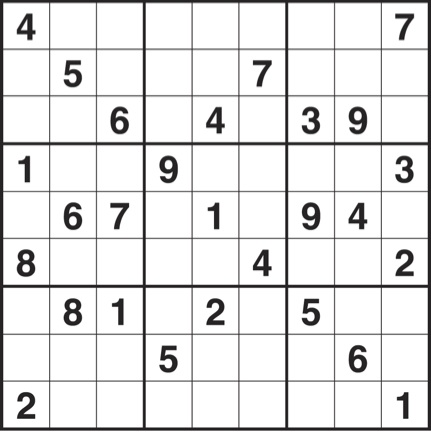
#> input picture classic_observer/killer_sudoku_20.jpg, 431 x 437 px
$ python debug_borders.py ../../classic_observer/killer_sudoku_20.jpg
#> lines starting #> are read from the running program, lines starting #| are printed output that depends on the picture; after the words box and inside, x2 and y2 are one past the last pixel; in counts of white or black regions, pixels touching at a corner belong together
### killer_sudoku/image/grid_location.py
"""Grid location functions for killer sudoku puzzle images.

Uses contour detection to locate the 9x9 sudoku grid in a photograph,
returning the four corner points for perspective transform.
"""

import logging
from pathlib import Path
from typing import Any

import cv2
import numpy as np
import numpy.typing as npt

from killer_sudoku.image.config import GridLocationConfig

_log = logging.getLogger(__name__)


def get_gry_img(
    f: Path,
    resolution: int,
) -> tuple[npt.NDArray[np.uint8], npt.NDArray[np.uint8]]:
    """Read a puzzle image file and prepare it for grid detection.

    Scales the image up until it meets the minimum resolution, then adds a
    black border to ensure contours near image edges are fully enclosed.

    Args:
        f: Path to the image file.
        resolution: Minimum pixel dimension required (9 * subres).

    Returns:
        (gry, img) — grayscale image and original BGR image with black border.
    """
#> called with resolution = 1152
    raw = cv2.imread(str(f))
#> raw is the input picture: shape (437, 431, 3); mean B, G, R 229.1, 228.9, 229.2
    if raw is None:
        raise FileNotFoundError(f"Could not read image: {f}")
    imga: npt.NDArray[np.uint8] = np.asarray(raw, dtype=np.uint8)
    while imga.shape[0] < resolution or imga.shape[1] < resolution:
        imga = np.asarray(cv2.pyrUp(imga), dtype=np.uint8)
#> this loop made 2 passes
#> pass 1, in get_gry_img, `imga = np.asarray(cv2.pyrUp(imga), dtype=np.uint8)`:
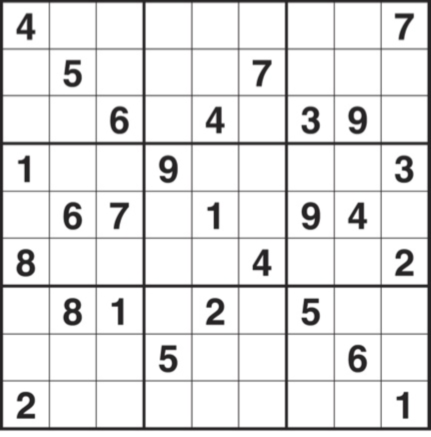
#> imga: shape (874, 862, 3) (shown at 1/2 size); mean B, G, R 229.2, 229.1, 229.3
    blank = np.zeros((imga.shape[0] + 6, imga.shape[1] + 6, 3), np.uint8)
    img: npt.NDArray[np.uint8] = np.asarray(cv2.bitwise_not(blank), dtype=np.uint8)
#> blank: shape (1754, 1730, 3); every value is 0
    img[3 : 3 + imga.shape[0], 3 : imga.shape[1] + 3] = imga
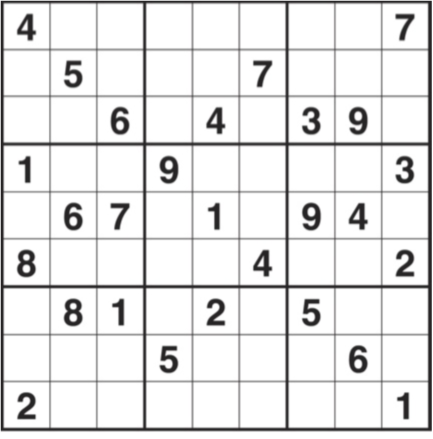
#> img: shape (1754, 1730, 3) (shown at 1/4 size); mean B, G, R 229.5, 229.4, 229.6
    gry: npt.NDArray[np.uint8] = np.asarray(
        cv2.cvtColor(img, cv2.COLOR_BGR2GRAY), dtype=np.uint8
    )
    return gry, img


def _contour_quad(
    blk: npt.NDArray[np.uint8],
    min_aspect: float = 0.5,
) -> npt.NDArray[np.float32] | None:
    """Find the grid rectangle via contour detection.

    Finds all external contours in the binary image, then scans the largest
    ones for a quadrilateral with approximately square aspect ratio.  The
    outer border of the grid is a thick continuous rectangle and is typically
    the largest connected dark region in the image.

    Corner ordering follows cv2.getPerspectiveTransform convention:
    rect[0]=TL, rect[1]=TR, rect[2]=BR, rect[3]=BL.  Corners are sorted by
    the sum (x+y) and difference (y-x) of their coordinates:
    TL has the smallest sum, BR the largest, TR the smallest difference,
    and BL the largest difference.

    Returns None when no suitable quadrilateral is found (e.g. the outer
    border has gaps, or a large non-grid dark region dominates the image).

    Args:
        blk: Binary image (255 = dark/candidate pixels, 0 = background).
        min_aspect: Minimum short-side / long-side ratio to accept as valid.

    Returns:
        (4, 2) float32 corner array [TL, TR, BR, BL], or None if not found.
    """
    contours_raw: Any
    contours_raw, _ = cv2.findContours(blk, cv2.RETR_EXTERNAL, cv2.CHAIN_APPROX_SIMPLE)
    contours: list[Any] = sorted(contours_raw, key=cv2.contourArea, reverse=True)
    for c in contours[:10]:
        peri = cv2.arcLength(c, True)
        approx: Any = cv2.approxPolyDP(c, 0.02 * peri, True)
        if len(approx) != 4:
            continue
        pts: npt.NDArray[np.float32] = np.asarray(approx, dtype=np.float32).reshape(
            4, 2
        )
        s = pts.sum(axis=1)
        d = np.diff(pts, axis=1).ravel()  # y - x per point
        rect = np.zeros((4, 2), dtype=np.float32)
        rect[0] = pts[int(np.argmin(s))]  # TL: smallest x+y
        rect[1] = pts[int(np.argmin(d))]  # TR: smallest y-x (= largest x-y)
        rect[2] = pts[int(np.argmax(s))]  # BR: largest x+y
        rect[3] = pts[int(np.argmax(d))]  # BL: largest y-x
        w = float(np.linalg.norm(rect[1] - rect[0]))
        h = float(np.linalg.norm(rect[3] - rect[0]))
        if max(w, h) > 0 and min(w, h) / max(w, h) >= min_aspect:
            return rect
    return None


def locate_grid(
    gry: npt.NDArray[np.uint8],
    config: GridLocationConfig,
) -> tuple[npt.NDArray[np.uint8], npt.NDArray[np.float32]]:
    """Locate the sudoku grid in a grayscale image via contour detection.

    Thresholds the image and finds the largest quadrilateral contour.
    The outer border of the grid is a thick continuous rectangle and is
    reliably the largest connected dark region in the image, even when
    the grid occupies only a portion of the frame (e.g. portrait images
    where the puzzle sits in the upper half of the newspaper page).

    Returns (blk, rect) where blk is the thresholded binary image and rect is
    a (4, 2) float32 array of corner coordinates in the source image ordered
    [TL, TR, BR, BL] for use with cv2.getPerspectiveTransform.

    Args:
        gry: Grayscale source image.
        config: Grid location parameters.

    Raises:
        AssertionError: if the contour strategy cannot locate a quadrilateral.
    """
    blk_detect = np.reshape(np.ravel(gry), (-1, 1))
    counts: npt.NDArray[np.intp]
    bins: npt.NDArray[np.float64]
    counts, bins = np.histogram(blk_detect, bins=range(0, 257, 16))
#> counts = [0, 2, 126039, 41096, 27895, 26363, 13325, 25698, 24423, 75499, 44900, 50126, 51140, 59343, 84784, 2383787]; bins = 17 values from 0 to 256

    # Walk histogram bins from the bright end, stopping when count rises,
    # to identify the darkest significant tone (the grid lines).
    cm = int(np.sum(counts))
#> cm = 3034420
    isblack = 256
    for c, b in zip(reversed(counts.tolist()), reversed(bins.tolist()), strict=False):
        if c < cm:
            cm = c
            isblack = int(b)
        else:
            break
#> this loop made 7 passes
#> (c, b, cm, isblack) on passes 1 to 6: (2383787, 256, 2383787, 256), (84784, 240, 84784, 240), (59343, 224, 59343, 224), (51140, 208, 51140, 208), (50126, 192, 50126, 192), (44900, 176, 44900, 176)
#> after the loop, cm = 44900; isblack = 176
    isblack -= config.isblack_offset
#> isblack = 120

    blk: npt.NDArray[np.uint8] = np.asarray(
        cv2.inRange(np.asarray(gry), np.array([0]), np.array([isblack])), dtype=np.uint8
    )
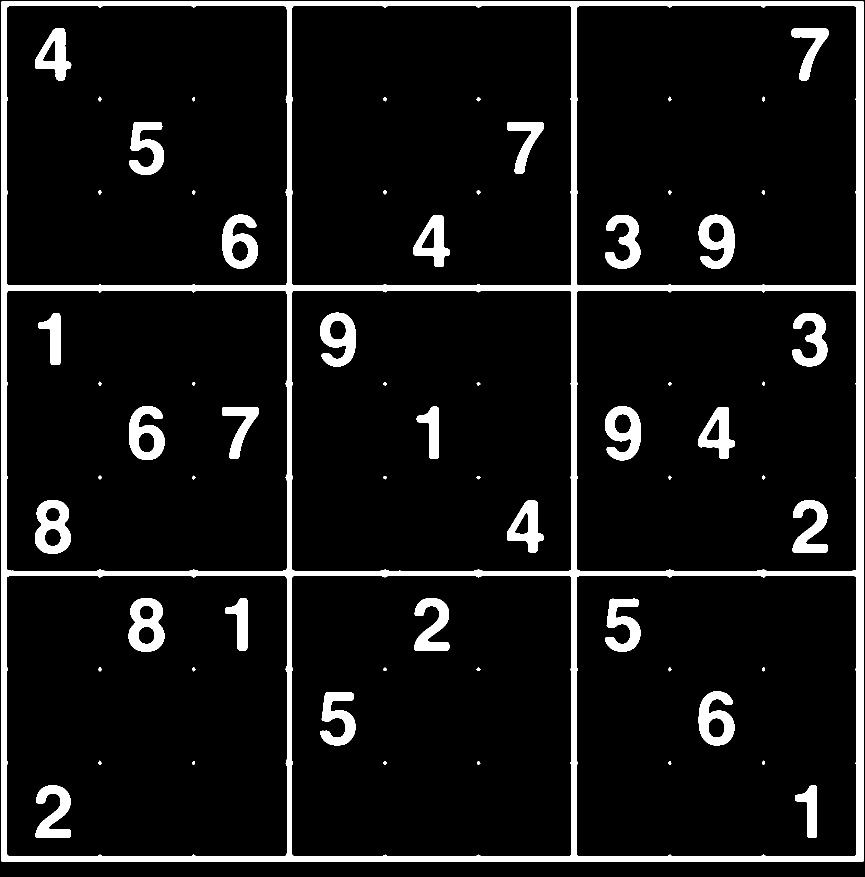
#> blk: shape (1754, 1730) (shown at 1/2 size); 8.2% white; 64 white regions, largest, box (x1, y1, x2, y2) and area: (3, 3, 1727, 1723) 146211, (257, 1196, 329, 1304) 4754, (70, 1000, 142, 1108) 4739

    rect = _contour_quad(blk)
#> in _contour_quad, `contours_raw, _ = cv2.findContours(blk, cv2.RETR_EXTERNAL, cv2.CHAIN_A..`: contours_raw = [[[3, 3], [3, 1722], [1726, 1722], [1726, 3]]]
#> (the rest of the program and of its run is left out)
